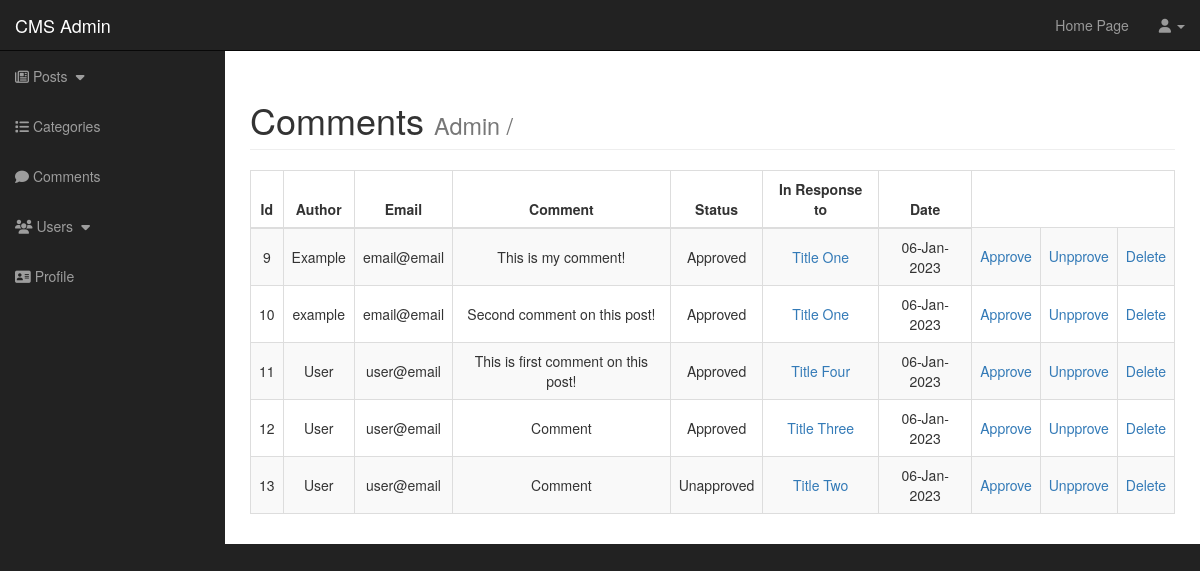
Page /admin/comments.php on the committed database.
### tables this page shows
CREATE TABLE `comments` (
  `comment_id` int(3) NOT NULL,
  `comment_post_id` int(3) NOT NULL,
  `comment_author` varchar(255) NOT NULL,
  `comment_email` varchar(255) NOT NULL,
  `comment_content` varchar(255) NOT NULL,
  `comment_status` varchar(255) NOT NULL,
  `comment_date` date NOT NULL
);

CREATE TABLE `posts` (
  `post_id` int(3) NOT NULL,
  `post_category_id` int(3) NOT NULL,
  `post_title` varchar(255) NOT NULL,
  `post_author` varchar(255) NOT NULL,
  `post_author_id` int(3) NOT NULL,
  `post_date` date NOT NULL,
  `post_image` text NOT NULL,
  `post_content` text NOT NULL,
  `post_tags` varchar(255) NOT NULL,
  `post_comment_count` int(11) NOT NULL,
  `post_status` varchar(255) NOT NULL
);

### admin/includes/view_all_comments.php (the view, shortened to what this page needs)
<div class="table-responsive">
  <table class="table table-hover table-striped table-bordered text-center">
    <thead>
        <tr class="justify-center">
            <th class="text-center">Id</th>
            <th class="text-center">Author</th>
            <th class="text-center">Email</th>
            <th class="text-center">Comment</th>
            <th class="text-center">Status</th>
            <th class="text-center">In Response to</th>
            <th class="text-center">Date</th>
        </tr>
      </thead>
      <tbody>
          <?php
            $query = "SELECT * FROM comments";
            $read_comments_info = mysqli_query($connection,$query);
            while($row = mysqli_fetch_assoc($read_comments_info)){
              $comment_id = $row['comment_id'];
              $comment_author = $row['comment_author'];
              $comment_email = $row['comment_email'];
              $comment_content = $row['comment_content'];
              $comment_status = ucfirst($row['comment_status']);
              $date = $row["comment_date"];
              $comment_date = date('d-M-Y', strtotime($date));
              $comment_post_id = $row['comment_post_id'];
              $query = "SELECT post_title FROM posts WHERE post_id = $comment_post_id";
              $post_query = mysqli_query($connection,$query);
              $row = mysqli_fetch_assoc($post_query);
              $comment_response_to = $row['post_title'];
          ?>
              <tr>
                  <td style="vertical-align: middle;"><?=$comment_id?></td>
                  <td style="vertical-align: middle;"><?=$comment_author?></td>
                  <td style="vertical-align: middle;"><?=$comment_email?></td>
                  <td style="vertical-align: middle;"><?=$comment_content?></td>
                  <td style="vertical-align: middle;"><?=$comment_status?></td>
                  <td style="vertical-align: middle;"><a href="../post.php?post_id=<?=$comment_post_id?>"><?=$comment_response_to?></a></td>
                  <td style="vertical-align: middle;"><?=$comment_date?></td>
                  <td style="vertical-align: middle;"><a href="comments.php?approve=<?=$comment_id?>">Approve</a></td>
                  <td style="vertical-align: middle;"><a href="comments.php?unapprove=<?=$comment_id?>">Unpprove</a></td>
                  <td style="vertical-align: middle;"><a href="comments.php?delete=<?=$comment_id?>">Delete</a></td>
              </tr>
          <?php
            }
          ?>
      </tbody>
  </table>
</div>

### admin/css/sb-admin.css (style rules this page uses)
body { margin-top: 100px; background-color: #222; }
@media (min-width:768px) { body { margin-top: 50px; } }

### rows in the picture
comments: comment_id "9", comment_author "Example", comment_email "email@email", comment_content "This is my comment!", comment_status "Approved", posts.post_title "Title One", comment_date "06-Jan-2023"
comments: comment_id "10", comment_author "example", comment_email "email@email", comment_content "Second comment on this post!", comment_status "Approved", posts.post_title "Title One", comment_date "06-Jan-2023"
comments: comment_id "11", comment_author "User", comment_email "user@email", comment_content "This is first comment on this post!", comment_status "Approved", posts.post_title "Title Four", comment_date "06-Jan-2023"
comments: comment_id "12", comment_author "User", comment_email "user@email", comment_content "Comment", comment_status "Approved", posts.post_title "Title Three", comment_date "06-Jan-2023"
comments: comment_id "13", comment_author "User", comment_email "user@email", comment_content "Comment", comment_status "Unapproved", posts.post_title "Title Two", comment_date "06-Jan-2023"
